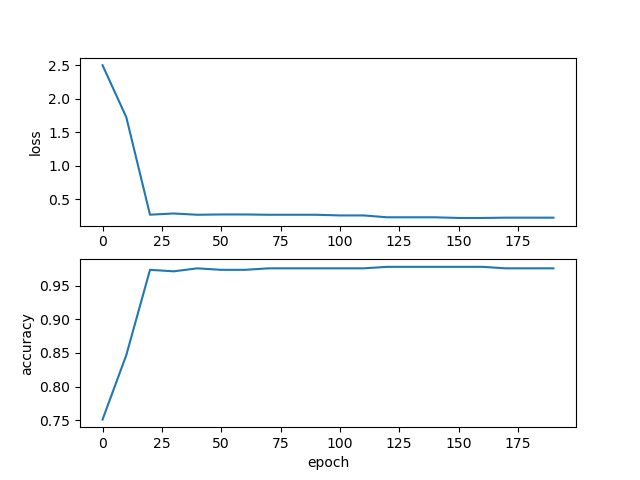

Write Python code to recreate this figure.
import numpy as np
from matplotlib import pyplot as plt
from sklearn.datasets import load_digits
from sklearn.preprocessing import LabelBinarizer# 标签二值化
from sklearn.model_selection import train_test_split # 切割数据

digits = load_digits()# 载入数据
X = digits.data# 数据
Y = digits.target# 标签

# 数据归一化
X -= X.min()
X /= X.max()
def sigmoid(x):
    ret = np.zeros((len(x)))
    for i in range(len(x)):
        if x[i] >= 0:
            ret[i] = 1.0 / (1 + np.exp(-x[i]))
        else:
            ret[i] = np.exp(x[i]) / (1 + np.exp(x[i]))
    return ret
        
def dsigmoid(x):
    return x * (1 - x)
############################# To do #############################
class NeuralNetwork:
    # 初始化网络
    def __init__(self, layers):  # (64,100,10)
        self.layers_num = len(layers)   #神经网络层数
        self.layers = layers
        #除去输入层，其余层需要随机产生n个神经元的bias值，在（0，1）之间
        self.biases = [np.random.randn(y, 1) for y in layers[1: ]]  #randn的参数表示产生随机数数量的各维度大小，layers[1:]其中的1是因为从第二层开始才需要bias
        #随机产生每条神经元连接线的权重值，在（0，1）之间
        #zip() 函数用于将可迭代的对象作为参数，将对象中对应的元素打包成一个个元组，然后返回由这些元组组成的列表。
        #如果各个迭代器的元素个数不一致，则返回列表长度与最短的对象相同，利用 * 号操作符，可以将元组解压为列表
        #如a = [1,2,3] b = [4,5,6] zipped = zip(a,b) ： [(1, 4), (2, 5), (3, 6)]
        self.weights = [np.random.randn(y, x) for x, y in zip(layers[: -1], layers[1: ])]

    def cost_derivative(self, output_activations, y):
        return (output_activations - y)

    def backprop(self, x, y):
        nabla_b = [np.zeros(b.shape) for b in self.biases]
        nabla_w = [np.zeros(w.shape) for w in self.weights]
        # 前向传输
        #每个数据是一个长64的array数组
        activation = x
        # 储存每层的神经元的值的矩阵，下面循环会 append 每层的神经元的值
        activations = [x]
        # 储存每个未经过 sigmoid 计算的神经元的值
        zs = []
        #print(self.biases)
        for b, w in zip(self.biases, self.weights):
            #print(activation.ndim)
            if b.ndim == 1:
                b = b.reshape(1, len(b))
            if activation.ndim == 1:
                activation = activation.reshape(1, len(activation))
            if w.shape[1] != activation.shape[0]:
                activation = activation.transpose()
            dot_res = np.dot(w, activation)

            z = dot_res + b
            #print(z)
            #print((np.dot(w, activation)).shape)
            #print(w.shape)
            #print(z.shape)
            zs.append(z)
            activation = sigmoid(z)
            #print(activation.shape)
            activations.append(activation)


        # 求 δ 的值
        #print(zs[-1])
        delta = self.cost_derivative(activations[-1].reshape(-1), y) * dsigmoid(activations[-1].reshape(-1))
        delta = delta.reshape(len(delta), 1)
        nabla_b[-1] = delta

        nabla_w[-1] = np.dot(delta.reshape(1, len(delta)).transpose(), activations[-2].reshape(1, len(activations[-2])))

        #这里进行逆向遍历，比如当l为2时，zs[-l]为网络的倒数第二层
        for l in range(2, self.layers_num):
            activation = activations[-l]
            sp = dsigmoid(activation)

            delta = np.dot(self.weights[-l + 1].transpose(), delta) * sp.reshape(len(sp), 1)

            nabla_b[-l] = delta

            nabla_w[-l] = np.dot(delta.reshape(len(delta), 1), activations[-l - 1].reshape(1, len(activations[-l - 1])))
        #print(nabla_w)
        return (nabla_b, nabla_w)
    def train(self, x_data, y_data, lr=0.3, epochs=10000):
        accuracy = []  # 用来保存测试过程中的准确率
        loss = []  # 用来保存测试时产生的代价函数的值
        for n in range(epochs + 1):
            # 更新权重
            # 根据 biases 和 weights 的行列数创建对应的全部元素值为 0 的空矩阵
            nabla_b = [np.zeros(b.shape) for b in self.biases]
            nabla_w = [np.zeros(w.shape) for w in self.weights]
            for i in range(len(x_data)):
                # 根据样本中的每一个输入 x 的其输出 y，计算 w 和 b 的偏导数
                x = x_data[i]
                y = y_data[i]
                #print(y)
                delta_nabla_b, delta_nabla_w = self.backprop(x, y)
                #print(delta_nabla_b)
                # 累加储存偏导值 delta_nabla_b 和 delta_nabla_w
                #nabla_b = [nb + dnb for nb, dnb in zip(nabla_b, delta_nabla_b)]
                #nabla_w = [nw + dnw for nw, dnw in zip(nabla_w, delta_nabla_w)]
                self.weights = [w - lr * nw for w, nw in zip(self.weights, delta_nabla_w)]
                self.biases = [b - lr * nb for b, nb in zip(self.biases, delta_nabla_b)]
            print(n)
            # 更新根据累加的偏导值更新 w 和 b，                       (这里因为用了小样本，所以 eta 要除于小样本的长度)


            # 每训练200次预测，输出一次预测准确率
            if n % 10 == 0 and n != 0:
                predictions = []
                sum = 0
                for j in range(X_test.shape[0]):
                    # 获取预测结果：返回与十个标签值逼近的距离，数值最大的选为本次的预测值
                    output = self.predict(X_test[j])
                    # 将最大的数值所对应的输出层神经元记为1，其余输出层神经元为0
                    predictions.append(np.argmax(output))  # 获取预测结果
                    #sum = np.sum(np.square(self.cost_derivative(output, labels_test)))
                    #cost = sum / 2
                    #print(cost)
                    #loss.append(cost)
                    #print(sum)
                #print(self.cost_derivative(output, labels_test))
                #print(y_test)
                acc = np.mean(np.equal(predictions, y_test))
                #print(len(predictions))
                accuracy.append(acc)
                print(acc)
                cost = np.mean(np.square(y_test - predictions) / 2)
                print(cost)
                loss.append(cost)
                # np.equal()：相同返回true，不同返回false
        return accuracy, loss

    def predict(self, x):
        # 计算输出层得到的结果
        # argmax()返回的就是最
        activation = x
        for b, w in zip(self.biases, self.weights):
            if b.ndim == 1:
                b = b.reshape(1, len(b))
            if activation.ndim == 1:
                activation = activation.reshape(1, len(activation))
            if w.shape[1] != activation.shape[0]:
                activation = activation.transpose()
            dot_res = np.dot(w, activation)

            layer2 = dot_res + b
            activation = sigmoid(layer2)
        #print(activation)
        return activation

nn = NeuralNetwork([64, 100, 10])  # 创建网络
X_train, X_test, y_train, y_test = train_test_split(X, Y)  # 分割数据
labels_train = LabelBinarizer().fit_transform(y_train)  # 标签二进制化
labels_test = LabelBinarizer().fit_transform(y_test)  # 标签二进制化
epoch = 2000
accuracy, loss = nn.train(X_train, labels_train, epochs=epoch)

# 训练结果可视化
plt.subplot(2, 1, 1)
plt.plot(range(0, epoch, int(epoch / len(loss))), loss)
plt.ylabel('loss')
plt.subplot(2, 1, 2)
plt.plot(range(0, epoch, int(epoch / (len(accuracy)))), accuracy)
plt.xlabel('epoch')
plt.ylabel('accuracy')
plt.show()
